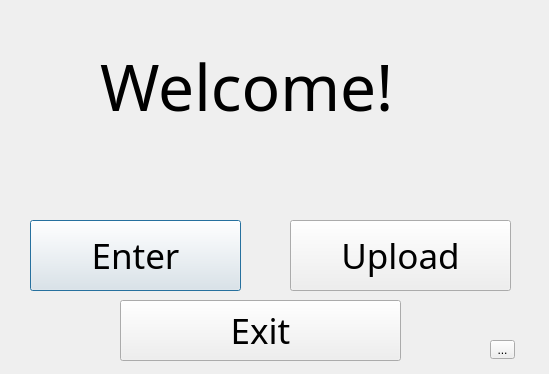
<?xml version="1.0" encoding="UTF-8"?>
<ui version="4.0">
 <class>Dialog</class>
 <widget class="QDialog" name="Dialog">
  <property name="geometry">
   <rect>
    <x>0</x>
    <y>0</y>
    <width>549</width>
    <height>374</height>
   </rect>
  </property>
  <property name="windowTitle">
   <string>Dialog</string>
  </property>
  <widget class="QPushButton" name="pushButton">
   <property name="geometry">
    <rect>
     <x>30</x>
     <y>220</y>
     <width>211</width>
     <height>71</height>
    </rect>
   </property>
   <property name="font">
    <font>
     <family>Berlin Sans FB</family>
     <pointsize>26</pointsize>
    </font>
   </property>
   <property name="text">
    <string>Enter</string>
   </property>
  </widget>
  <widget class="QPushButton" name="pushButton_2">
   <property name="geometry">
    <rect>
     <x>290</x>
     <y>220</y>
     <width>221</width>
     <height>71</height>
    </rect>
   </property>
   <property name="font">
    <font>
     <family>Berlin Sans FB</family>
     <pointsize>26</pointsize>
    </font>
   </property>
   <property name="text">
    <string>Upload</string>
   </property>
  </widget>
  <widget class="QPushButton" name="pushButton_3">
   <property name="geometry">
    <rect>
     <x>120</x>
     <y>300</y>
     <width>281</width>
     <height>61</height>
    </rect>
   </property>
   <property name="font">
    <font>
     <family>Berlin Sans FB</family>
     <pointsize>26</pointsize>
    </font>
   </property>
   <property name="text">
    <string>Exit</string>
   </property>
  </widget>
  <widget class="QLabel" name="label">
   <property name="geometry">
    <rect>
     <x>100</x>
     <y>25</y>
     <width>321</width>
     <height>121</height>
    </rect>
   </property>
   <property name="font">
    <font>
     <family>Bahnschrift</family>
     <pointsize>48</pointsize>
    </font>
   </property>
   <property name="text">
    <string>Welcome!</string>
   </property>
  </widget>
  <widget class="QToolButton" name="toolButton">
   <property name="geometry">
    <rect>
     <x>490</x>
     <y>340</y>
     <width>25</width>
     <height>19</height>
    </rect>
   </property>
   <property name="text">
    <string>...</string>
   </property>
  </widget>
 </widget>
 <resources/>
 <connections/>
</ui>
